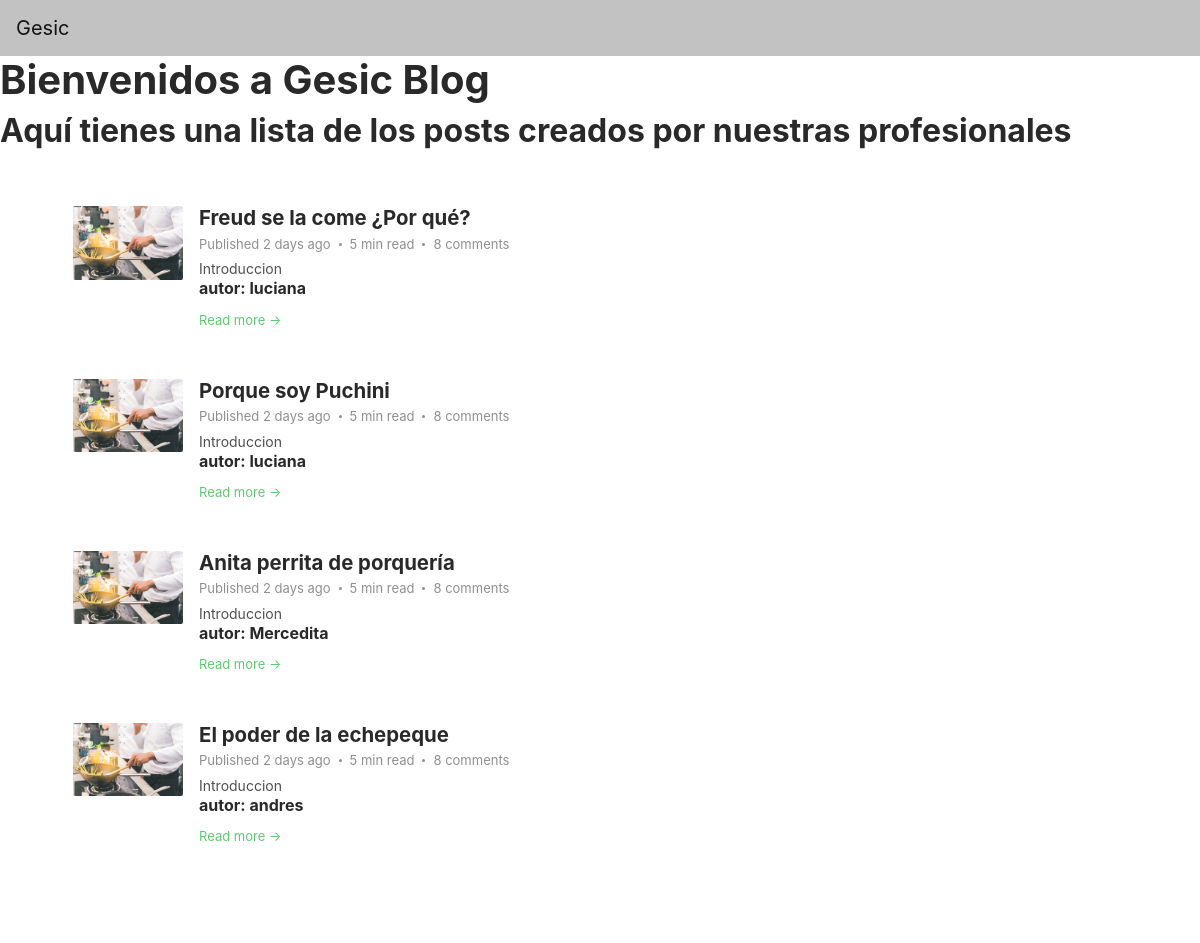
Screenshot of /blog/ with the database file from the repository.
### blog/models.py (models this page shows, shortened)
class Post(models.Model):
    title = models.CharField(max_length=200)
    author = models.ForeignKey('auth.User', on_delete=models.CASCADE)
    intro = models.CharField(max_length=255, default='Individual')
    body = models.TextField()
    created_date = models.DateTimeField(default=timezone.now)
    published_date = models.DateTimeField(blank=True, null=True)
    intro = models.CharField(max_length=200)

### blog/views.py (the view)
# urls.py: path('', views.index, name='list')
def index(request):
	posts = Post.objects.all().order_by('-created_date')
	return render(request, "blog/listBlog.html", {
		'posts' : posts
		})

### blog/templates/blog/listBlog.html (shortened to what this page needs)
{% extends "blog/layout.html"%}
{% block body%}
	<nav class="navbar navbar-light bg-light">
	  <a class="navbar-brand" href="#">
	    Gesic
	  </a>
	</nav>
	<h1>Bienvenidos a Gesic Blog</h1>
	<h2>Aquí tienes una lista de los posts creados por nuestras profesionales</h2>
	<div class="main-wrapper">
		<section class="blog-list px-3 py-5 p-md-5">
			<div class="container">
				{% for p in posts%}
					    <div class="item mb-5">
						    <div class="media">
						    	{% load static %}
                              	<img src="{% static 'images/image.jpg' %}" class="mr-3 img-fluid post-thumb d-none d-md-flex" alt="My image">
							    <div class="media-body">
								    <h3 class="title mb-1"><a href="blog-post.html">{{p.title}}</a></h3>
								    <div class="meta mb-1"><span class="date">Published 2 days ago</span><span class="time">5 min read</span><span class="comment"><a href="#">8 comments</a></span></div>
								    <div class="intro">{{p.intro}}</div>
								    <h6>autor: {{p.author}}</h6>
								    <a class="more-link" href="blog-post.html">Read more &rarr;</a>
							    </div>
						    </div>
						</div>
				{% endfor %}
			</div>
		</section>
	</div>
{% endblock%}

### blog/templates/blog/layout.html (shortened to what this page needs)
<!DOCTYPE html>
<html>
<head>
    {% load static %}
	<link rel="stylesheet" type="text/css" href="{% static 'blog/css/theme-1.css' %}">
</head>
<body>
	{% block body%}{% endblock %}
    {% load static %}
</body>
</html>

### rows the page displays
Post: title "Freud se la come ¿Por qué?", intro "Introduccion", author "luciana"
Post: title "Porque soy Puchini", intro "Introduccion", author "luciana"
Post: title "Anita perrita de porquería", intro "Introduccion", author "Mercedita"
Post: title "El poder de la echepeque", intro "Introduccion", author "andres"
